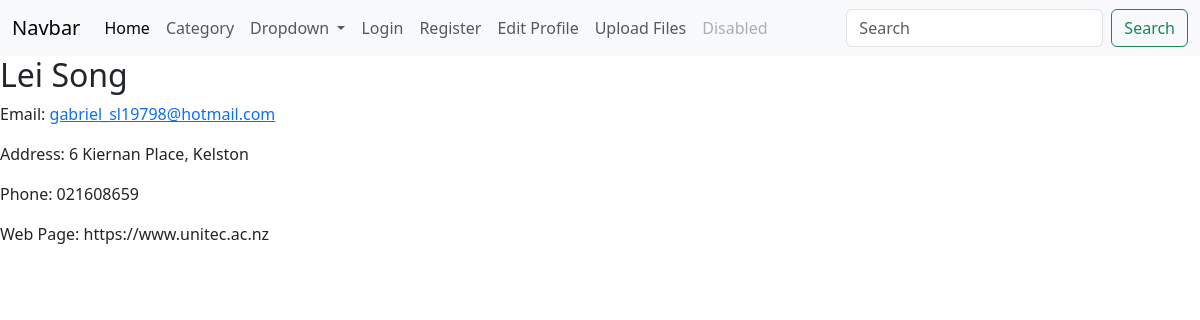
Page /user/profile/2 on the earlier database version.
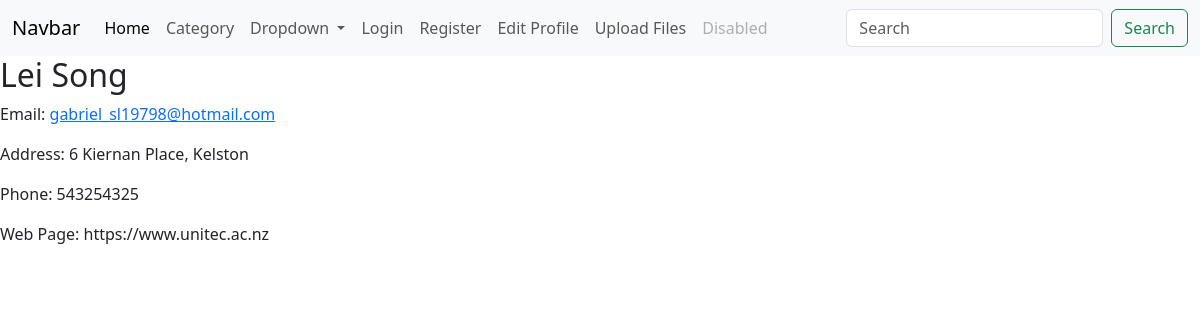
Same page on the later database version.
### blog/models.py (models this page shows, shortened)
class Profile(models.Model):
    address = models.CharField(max_length=255)
    phone_number = models.CharField(max_length=15)
    user = models.OneToOneField(User, on_delete=models.SET_NULL, null=True)
    web_page = models.URLField(null=True,blank=True)

### blog/views.py (the view)
# urls.py: path("user/profile/<int:pk>", ProfileDetailView.as_view(),
class ProfileDetailView(DetailView):
    template_name = "user_profile_detail.html"
    model = Profile

### blog/templates/user_profile_detail.html (shortened to what this page needs)
{% extends 'base.html' %}
{% block content %}
<h2>
    {{ profile.user.first_name }}
    {{ profile.user.last_name }}
</h2>
    <p>Email:
        <a href="mailto:{{ profile.user.email }}">
            {{ profile.user.email }}
        </a>
    </p>
    <p>Address: {{ profile.address }}</p>
    <p>Phone: {{ profile.phone_number }}</p>
    <p>Web Page: {{ profile.web_page }}</p>
{% endblock %}

Differences in the rows shown:
changed Profile "6 Kiernan Place, Kelston": phone_number "021608659" → "543254325"
